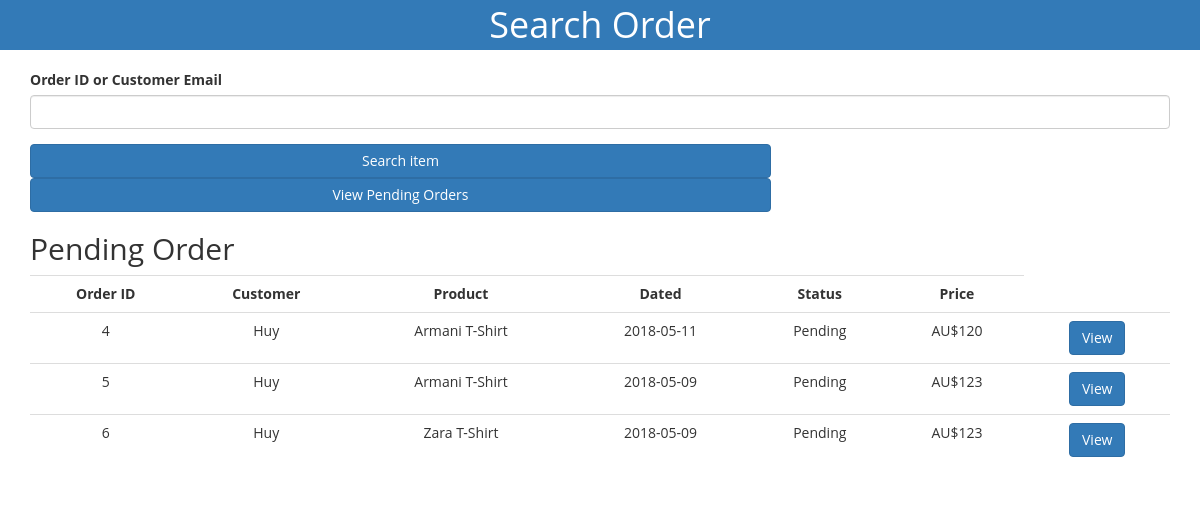
Page /backend/search-operation.php on the committed database.
### tables this page shows
CREATE TABLE IF NOT EXISTS `orders` (
  `o_id` int(5) NOT NULL AUTO_INCREMENT,
  `c_email` varchar(100) NOT NULL,
  `p_id` int(5) NOT NULL,
  `o_date` date NOT NULL,
  `o_status` varchar(30) NOT NULL,
  `o_price` int(10) NOT NULL,
  PRIMARY KEY (`o_id`),
  UNIQUE KEY `o_id` (`o_id`),
  KEY `c_email` (`c_email`),
  KEY `p_id` (`p_id`)
);

CREATE TABLE IF NOT EXISTS `customer` (
  `c_email` varchar(100) NOT NULL,
  `c_password` varchar(100) NOT NULL,
  `c_name` varchar(100) NOT NULL,
  `c_dob` date NOT NULL,
  `c_street` varchar(100) NOT NULL,
  `c_suburb` varchar(50) NOT NULL,
  `c_state` varchar(20) NOT NULL,
  `c_country` varchar(30) NOT NULL,
  `c_postcode` int(4) NOT NULL,
  `c_phone` int(20) NOT NULL,
  PRIMARY KEY (`c_email`)
);

CREATE TABLE IF NOT EXISTS `products` (
  `p_id` int(5) NOT NULL,
  `p_name` varchar(100) NOT NULL,
  `p_size` varchar(3) NOT NULL,
  `p_color` varchar(20) NOT NULL,
  `p_price` int(10) NOT NULL,
  `p_stock` varchar(20) NOT NULL,
  `b_name` varchar(100) NOT NULL,
  `p_image` varchar(1000) NOT NULL,
  `p_date_add` date NOT NULL,
  `p_category` varchar(20) DEFAULT NULL,
  `p_clicks` int(11) NOT NULL,
  PRIMARY KEY (`p_id`),
  KEY `b_name` (`b_name`)
);

### backend/search-operation.php (the view, shortened to what this page needs)
<!doctype html>
<html>
    <head>
          <?php include '../styles.php'; ?>
	</head>
    <body style="margin:0;">
            <h1 style="background-color:#337ab7; margin:0 0 20px 0; color:white; padding:5px;">Search Order</h1>
        <div class="container">
                <form method="post">
                    <div class="form-group">
                        <label for="id">Order ID or Customer Email</label>
                        <input type="text" class="form-control" id="search" name="o_id">
                    </div>
                    <input type="submit" value="Search item" name="submit" class="btn btn-primary">
                    <input type="submit" value="View Pending Orders" name="pending" class="btn btn-primary">
                </form>
                <div>
                    <?php
                        include "connect.php";
                        if(isset($_POST['submit'])){
                        $id = $_POST['o_id'];
                        $sql = "select orders.o_id,orders.o_date,orders.o_status,orders.o_price,products.p_name, customer.c_name from orders inner JOIN customer ON customer.c_email = orders.c_email INNER JOIN products on products.p_id = orders.p_id where orders.c_email = '$id' OR orders.o_id = '$id';";
                        $result = mysqli_query($conn,$sql);
                        if($result && !empty($id)){
                            echo "<h2>Orders for ".$id."</h2>";
                            echo "<table class='table'";
                            echo "<tr>";
                            echo "<th>Order ID</th>";
                            echo "<th>Customer</th>";
                            echo "<th>Product</th>";
                            echo "<th>Dated</th>";
                            echo "<th>Status</th>";
                            echo "<th>Price</th>";
                            echo "</tr>";
                        if(mysqli_num_rows($result)>0){
                        while($row = mysqli_fetch_assoc($result)){
                            echo "<tr>";
                            echo "<td>".$row['o_id']."</td>";
                            echo "<td>".$row['c_name']."</td>";
                            echo "<td>".$row['p_name']."</td>";
                            echo "<td>".$row['o_date']."</td>";
                            echo "<td>".$row['o_status']."</td>";
                            echo "<td>AU$".$row['o_price']."</td>";
                            echo '<td><a href="order-view.php?order_id='.$row['o_id'].'" class="btn btn-primary">View</a></td>';
                            echo "</tr>";
                        }
                            echo "</table>";
                        } else {
                            echo "<h3>There are no orders<h3>";
                        }
                        } else {
                            echo "<h2>Please enter Order ID or Customer Email.</h2>";
                        }
                    } else {
                            $sql = "select orders.o_id,orders.o_date,orders.o_status,orders.o_price,products.p_name, customer.c_name from orders inner JOIN customer ON customer.c_email = orders.c_email INNER JOIN products on products.p_id = orders.p_id where o_status != 'Delivered'";
                        $result = mysqli_query($conn,$sql);
                        if($result){
                            echo "<h2>Pending Order</h2>";
                            echo "<table class='table'";
                            echo "<tr>";
                            echo "<th>Order ID</th>";
                            echo "<th>Customer</th>";
                            echo "<th>Product</th>";
                            echo "<th>Dated</th>";
                            echo "<th>Status</th>";
                            echo "<th>Price</th>";
                        if(mysqli_num_rows($result)>0){
                        while($row = mysqli_fetch_assoc($result)){
                            echo "<tr>";
                            echo "<td>".$row['o_id']."</td>";
                            echo "<td>".$row['c_name']."</td>";
                            echo "<td>".$row['p_name']."</td>";
                            echo "<td>".$row['o_date']."</td>";
                            echo "<td>".$row['o_status']."</td>";
                            echo "<td>AU$".$row['o_price']."</td>";
                            echo '<td><a href="order-view.php?order_id='.$row['o_id'].'" class="btn btn-primary">View</a></td>';
                            echo "</tr>";
                        }
                            echo "</table>";
                        } else {
                            echo "<h3>There are no orders<h3>";
                        }
                        }
                        }
                    ?>
                </div>
            </div>
    </body>
</html>

### style.css (style rules this page uses)
body { font-family: 'Open Sans', arial, tahoma, sans-serif; background-repeat: no-repeat; background-size: cover; background-blend-mode: lighten; }
h1 { text-align: center; margin: 0; padding-bottom: 12px; }
input { border-radius: 5px; border: 0.5px solid #999999; width: 65%; }

### backend/search-operation.php (style rules this page uses)
table { width: 100%; height: auto; }
td,th { text-align: center; }

### rows in the picture
orders: o_id "4", c_email.c_name "Huy", p.p_name "Armani T-Shirt", o_date "2018-05-11", o_status "Pending", o_price "120"
orders: o_id "5", c_email.c_name "Huy", p.p_name "Armani T-Shirt", o_date "2018-05-09", o_status "Pending", o_price "123"
orders: o_id "6", c_email.c_name "Huy", p.p_name "Zara T-Shirt", o_date "2018-05-09", o_status "Pending", o_price "123"
